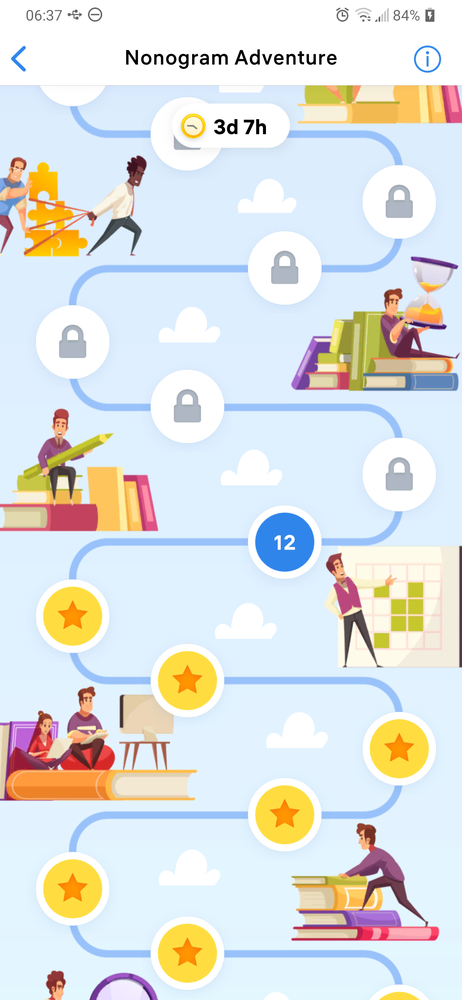
#> input picture scripts/tmp/2022-05-24 063706.png, 462 x 1000 px, shrunk from 1440 x 3120 before the run
$ python figure_out_circles_for_event.py
#> lines starting #> are read from the running program, lines starting #| are printed output that depends on the picture
"""
Code adopted from: https://stackoverflow.com/a/46500300/577669
"""

import sys
from pathlib import Path

import cv2
import numpy as np

cwd = Path(__file__).parent
src = cwd / "2022-05-24 063706.png"
out = cwd / "out"


image = cv2.imread(str(src))
#> image is the input picture: shape (1000, 462, 3); mean B, G, R 226.1, 226.6, 223.4
orig_image = image.copy()
gray = cv2.cvtColor(image, cv2.COLOR_BGR2GRAY)
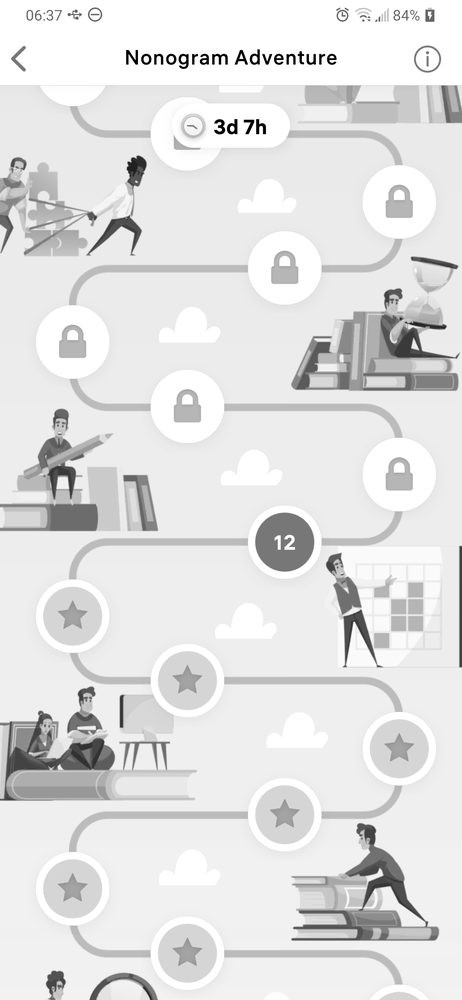
#> gray: shape (1000, 462); min 0, max 255, mean 225.6
circles = None

# radius! not diameter!
minimum_circle_radius = 230 // 2
maximum_circle_radius = 250 // 2

guess_dp = 1.0

min_circles_expected = 10
max_circles_expected = 20
breakout = False

max_guess_accumulator_array_threshold = (
    100  # minimum of 1, no maximum, (max 300?) the quantity of votes
)
# needed to qualify for a circle to be found.
circleLog = []

guess_accumulator_array_threshold = max_guess_accumulator_array_threshold

while guess_accumulator_array_threshold > 1 and breakout == False:
    # start out with smallest resolution possible, to find the most precise circle, then creep bigger if none found
    guess_dp = 1.0
    print("resetting guess_dp:" + str(guess_dp))
    while guess_dp < 9 and breakout is False:
        guess_radius = maximum_circle_radius
        # print("setting guess_radius: " + str(guess_radius))
        # print(circles is None)
        while True:
            # HoughCircles algorithm isn't strong enough to stand on its own if you don't
            # know EXACTLY what radius the circle in the image is, (accurate to within 3 pixels)
            # If you don't know radius, you need lots of guess and check and lots of post-processing
            # verification.  Luckily HoughCircles is pretty quick so we can brute force.

            print(
                f"guessing radius: {guess_radius} and dp: {guess_dp} vote threshold: {guess_accumulator_array_threshold}"
            )

            circles = cv2.HoughCircles(
                gray,
                cv2.HOUGH_GRADIENT,
                dp=guess_dp,  # resolution of accumulator array.
                minDist=100,  # number of pixels center of circles should be from each other, hardcode
                param1=50,
                param2=guess_accumulator_array_threshold,
                minRadius=(
                    guess_radius - 3
                ),  # HoughCircles will look for circles at minimum this size
                maxRadius=(
                    guess_radius + 3
                ),  # HoughCircles will look for circles at maximum this size
            )

            if circles is not None:
                if min_circles_expected <= len(circles[0]) <= max_circles_expected:
                    print(f"len of circles: {len(circles)}")
                    circleLog.append(
                        (
                            circles.copy(),
                            guess_dp,
                            guess_accumulator_array_threshold,
                            guess_radius,
                        )
                    )
                break
            guess_radius -= 5
            if guess_radius < minimum_circle_radius:
                break

        guess_dp += 1.5

    guess_accumulator_array_threshold -= 2
#> after the loop, circleLog = 27 items; guess_accumulator_array_threshold = 0

# Return the circleLog with the highest accumulator threshold

# ensure at least some circles were found
counter = 0
for cir, guess_dp, guess_accumulator_array_threshold, guess_radius in circleLog:
    # convert the (x, y) coordinates and radius of the circles to integers
    output = orig_image.copy()

    if len(cir) > 1:
        print("FAIL before")
        sys.exit()

    print(cir[0, :])

    cir = np.round(cir[0, :]).astype("int")

    for x, y, r in cir:
        cv2.circle(output, (x, y), r, (0, 0, 255), 2)
        cv2.rectangle(output, (x - 5, y - 5), (x + 5, y + 5), (0, 128, 255), -1)

    cv2.imwrite(str(out) + f"_{counter}.png", output)
    print(
        f" >> {counter}: {guess_dp}, {guess_accumulator_array_threshold}, {guess_radius}"
    )
    counter += 1
#> this loop made 27 passes
#> (guess_dp, guess_accumulator_array_threshold) on passes 1 to 12: (5.5, 100), (5.5, 98), (5.5, 96), (5.5, 94), (5.5, 92), (5.5, 90), (5.5, 88), (5.5, 86), (5.5, 84), (5.5, 80), (5.5, 78), (4, 68)
#> pass 1, `cv2.imwrite(str(out) + f"_{counter}.png", output)`:
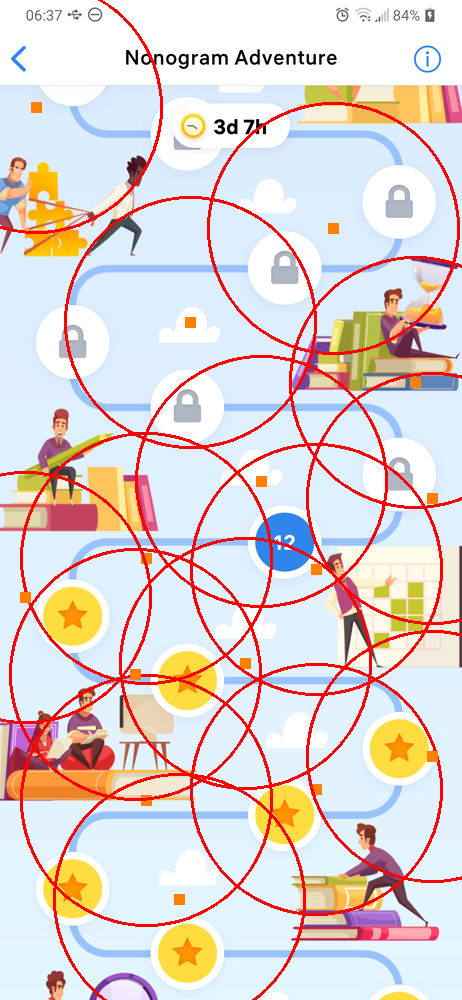
#> saved as out_0.png: shape (1000, 462, 3); mean B, G, R 211.7, 212.7, 225.8
#> pass 2, `cv2.imwrite(str(out) + f"_{counter}.png", output)`:
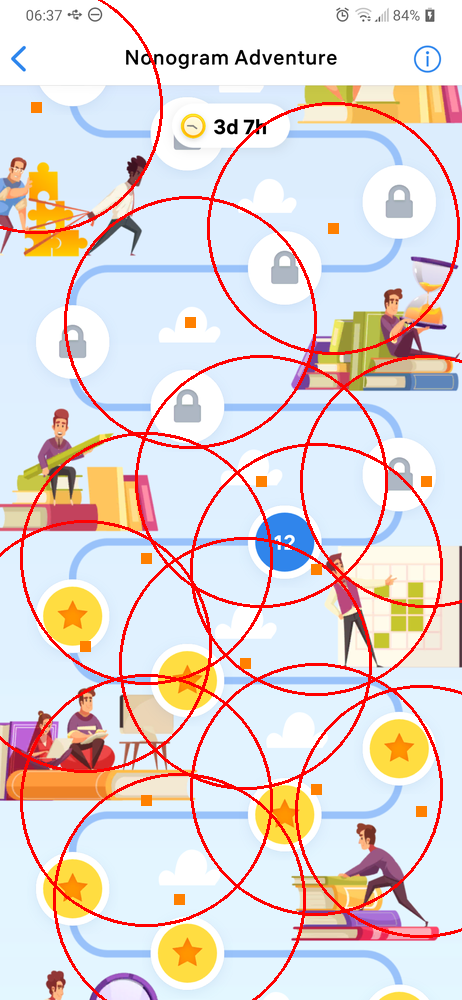
#> saved as out_1.png: shape (1000, 462, 3); mean B, G, R 213.5, 214.3, 225.5
#> after the loop:
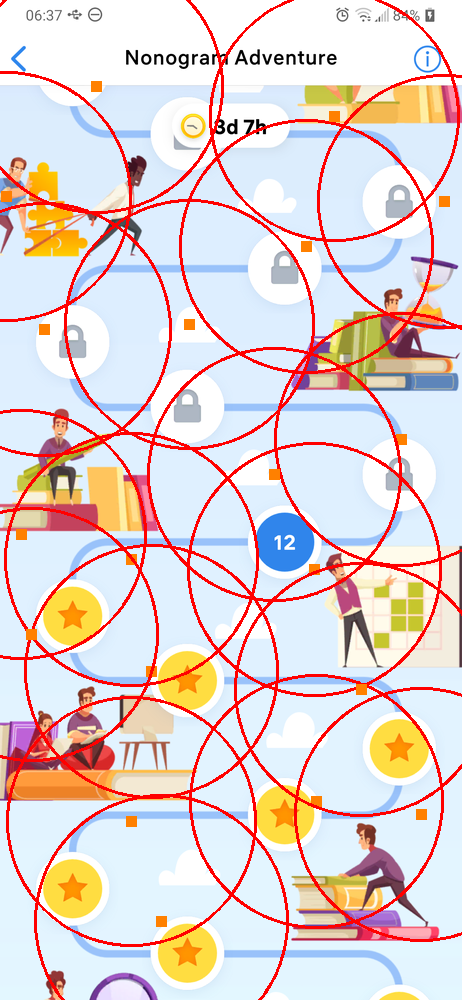
#> output: shape (1000, 462, 3); mean B, G, R 208.4, 209.7, 226.1
#> after the loop, counter = 27
